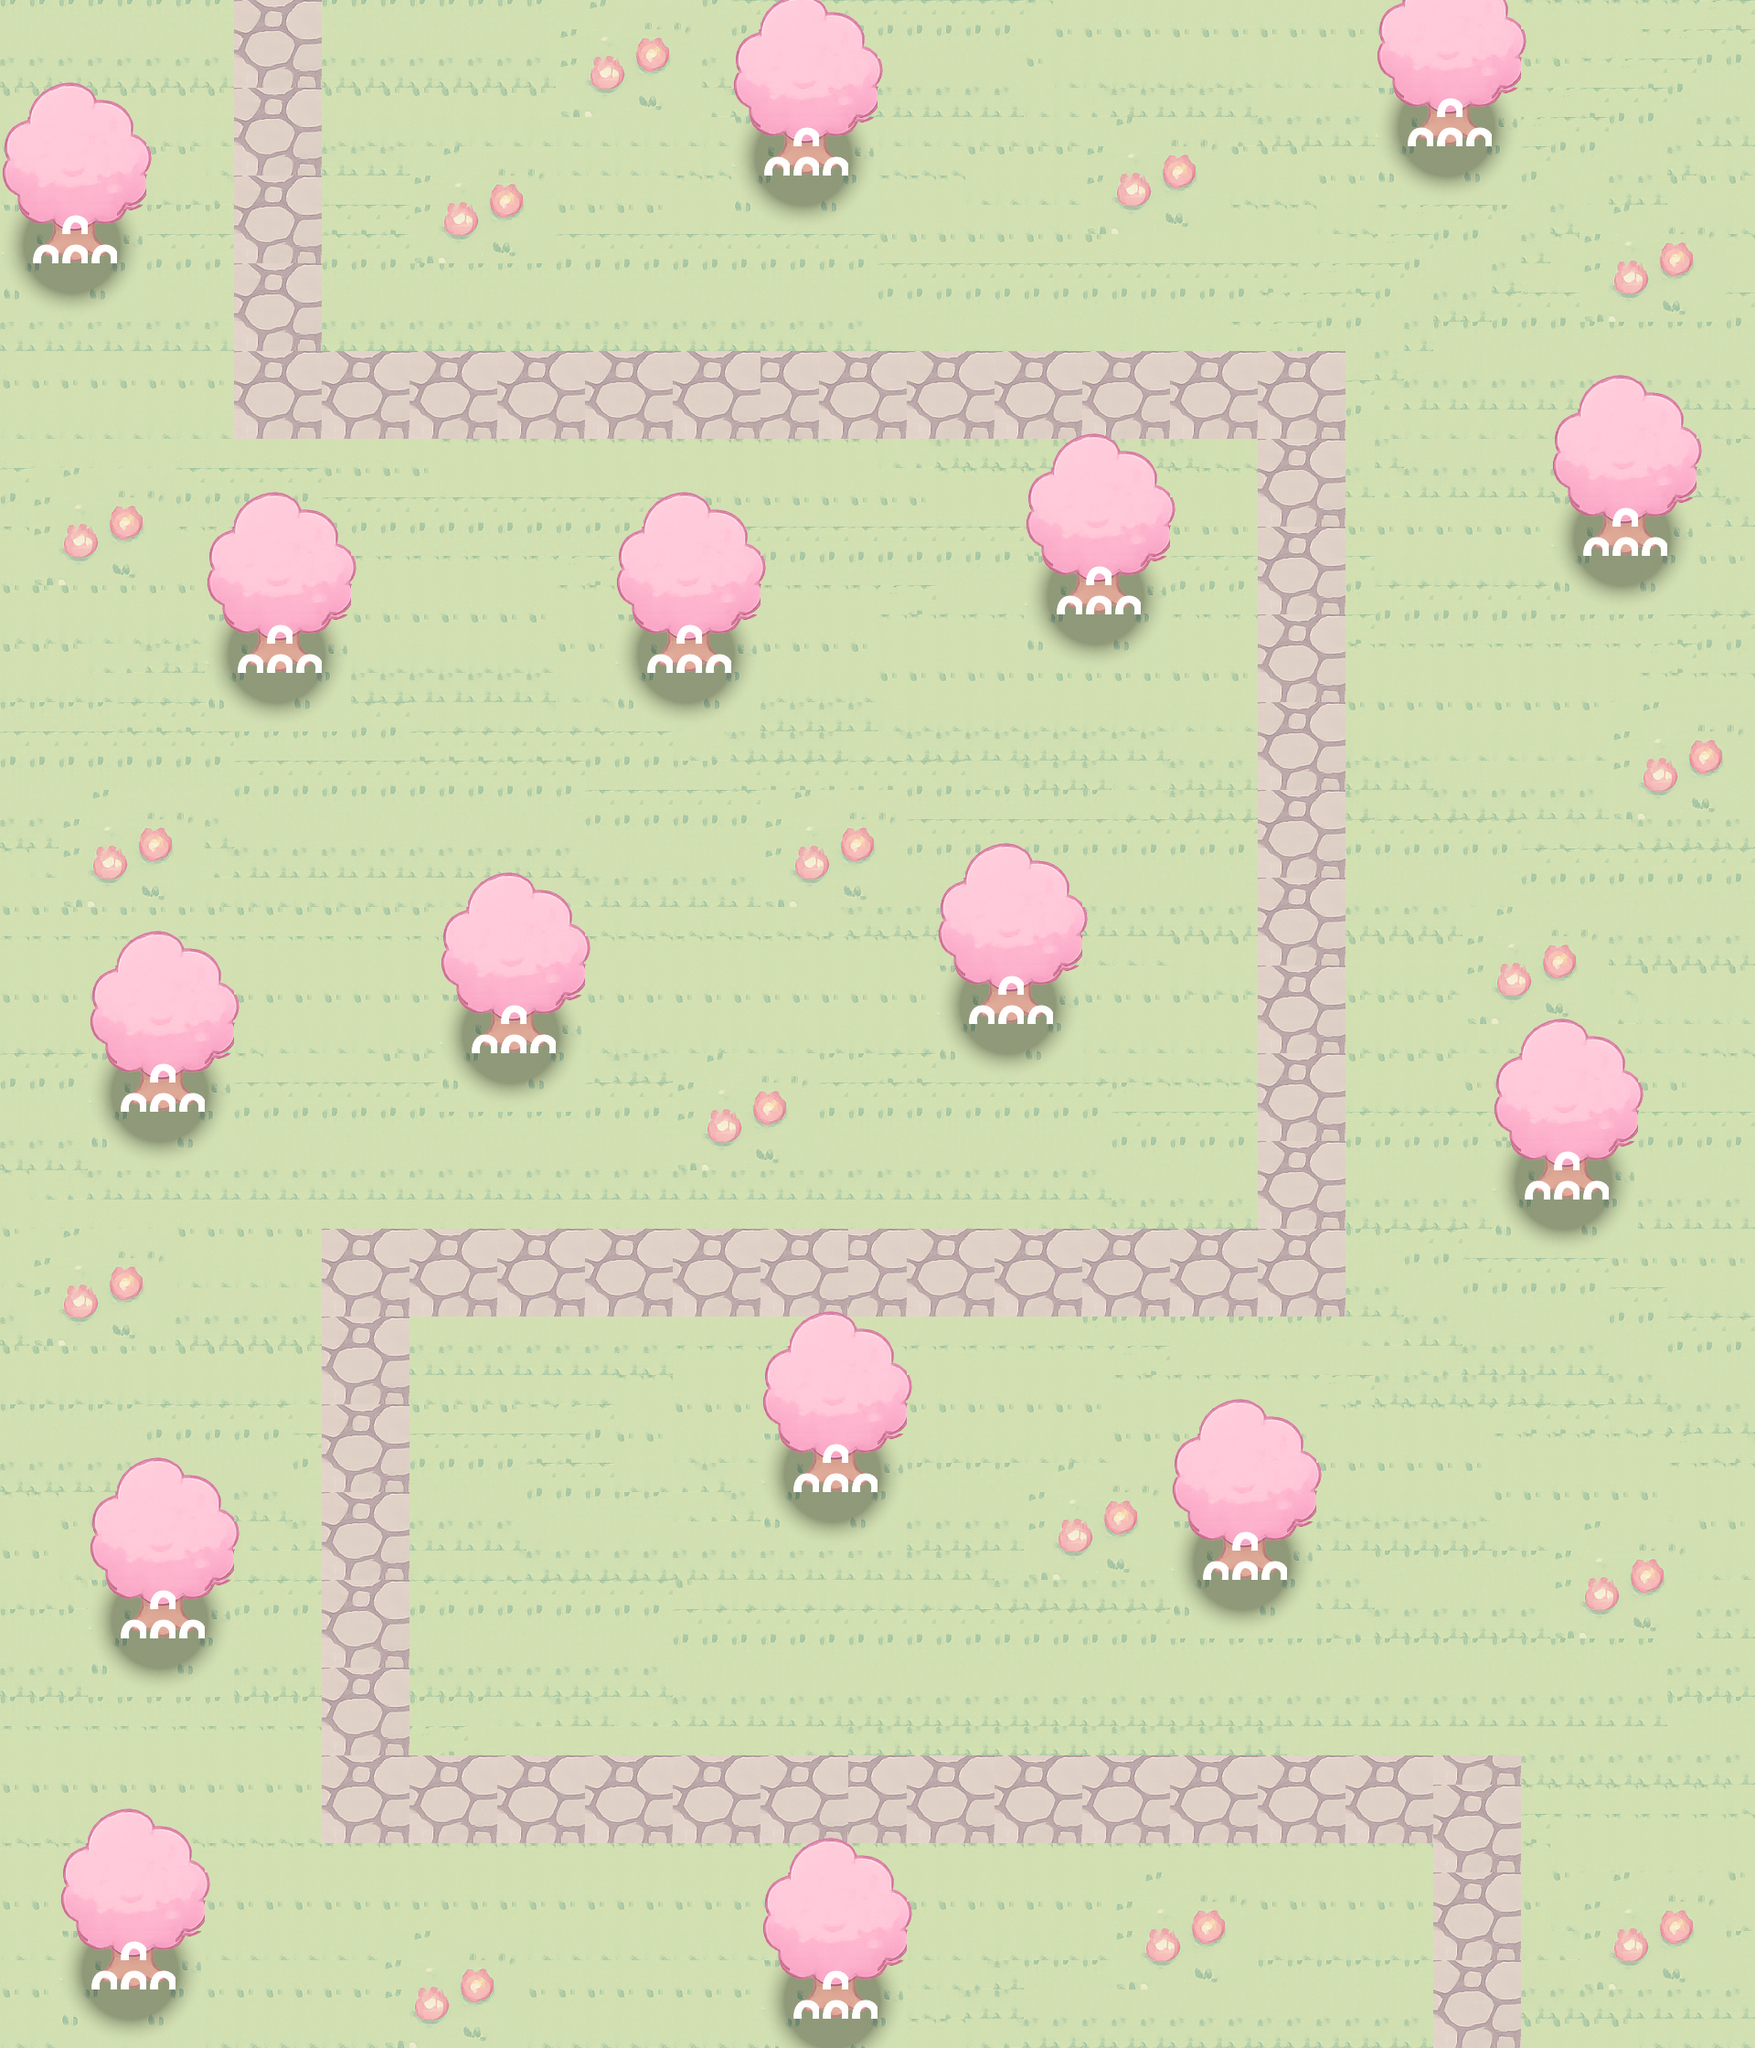

The image is a tile-based game level rendered from a .tmx file. Its description and source (layers, tilesets, objects; grid data summarised) follow:
An orthogonal 60x70 tile map with 32x32 px tiles, 3 tile layers (Ground Layer, Trees, collision), 3 tilesets and 1 object.

<map version="1.10" tiledversion="1.11.2" orientation="orthogonal" renderorder="right-down" width="60" height="70" tilewidth="32" tileheight="32" infinite="0" nextlayerid="5" nextobjectid="2">
 <tileset firstgid="1" source="../assets/images/tilesets/ground_tiles.tsx" />
 <tileset firstgid="1025" source="../assets/images/tilesets/tree_dynamic.tsx" />
 <tileset firstgid="1125" source="../assets/images/tilesets/large_structures.tsx" />
 <layer id="1" name="Ground Layer" width="60" height="70" locked="1">
  <data>[4200 cells, 4200 non-empty, 54 distinct tile ids]</data>
 </layer>
 <layer id="4" name="Trees" width="60" height="70" locked="1">
  <data>[4200 cells, 376 non-empty, 24 distinct tile ids]</data>
 </layer>
 <objectgroup id="2" name="path" class="path" locked="1">
  <object id="1" x="304" y="-33.3333">
   <polyline points="0,0 0.666667,467.333 1120.24,466.667 1120.24,1421.21 92.9697,1424.24 96,2003.03 1317.21,2000 1314.18,2296.97" />
  </object>
 </objectgroup>
 <layer id="3" name="collision" width="60" height="70">
  <data>[4200 cells, 64 non-empty, 1 distinct tile ids]</data>
 </layer>
</map>